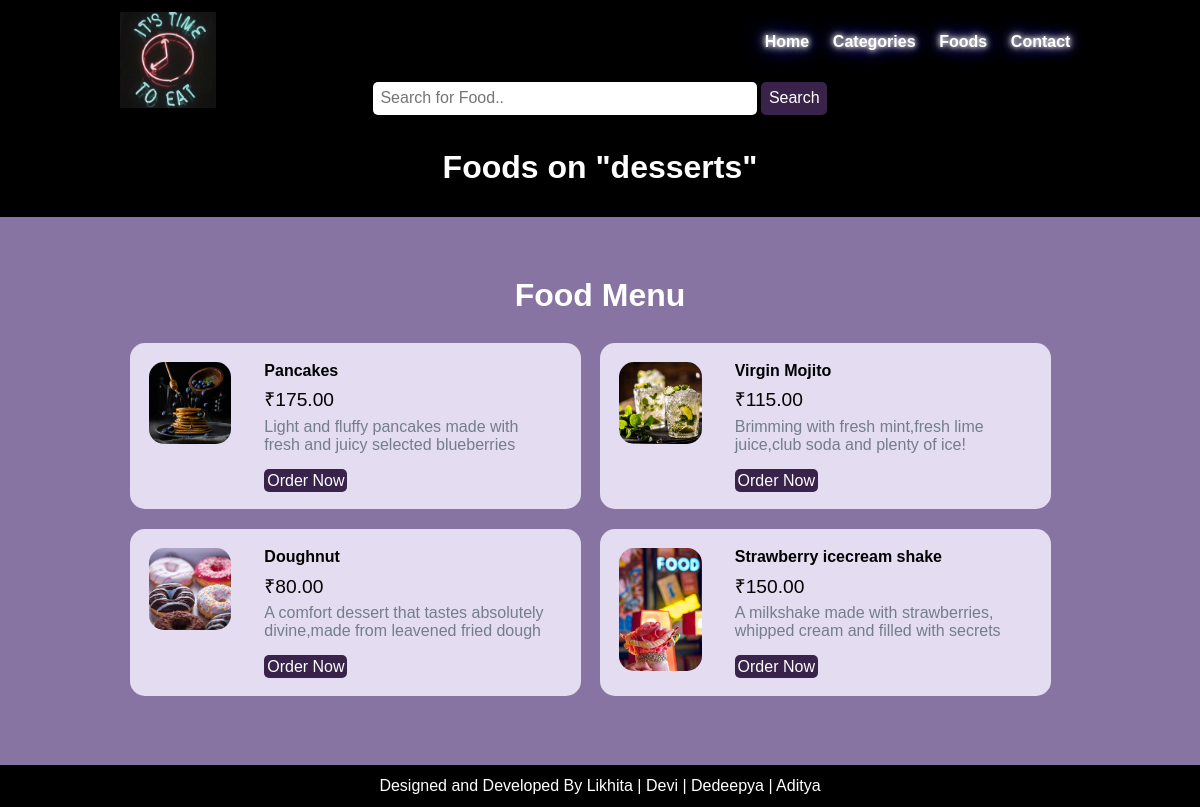
Screenshot of /category-foods.php?category_id=16 with the database file from the repository.
### tables this page shows
CREATE TABLE `category` (
  `id` int(10) UNSIGNED NOT NULL,
  `title` varchar(100) NOT NULL,
  `image_name` varchar(200) NOT NULL,
  `featured` varchar(10) NOT NULL,
  `active` varchar(10) NOT NULL
);

CREATE TABLE `food` (
  `id` int(10) UNSIGNED NOT NULL,
  `title` varchar(150) NOT NULL,
  `description` text NOT NULL,
  `price` decimal(10,2) NOT NULL,
  `image_name` varchar(255) NOT NULL,
  `category_id` int(10) UNSIGNED NOT NULL,
  `featured` varchar(10) NOT NULL,
  `active` varchar(10) NOT NULL
);

### category-foods.php (the view, shortened to what this page needs)
<?php include('partials-front/menu.php') ?>
    <?php
        if(isset($_GET['category_id']))
        {
            $category_id = $_GET['category_id'];
            $sql = "SELECT title FROM category WHERE id=$category_id";
            $res = mysqli_query($conn, $sql);
            $row = mysqli_fetch_assoc($res);
            $category_title = $row['title'];
        }
        else
        {
             header ('location:'.SITEURL);
        }
    ?>
    <section class="food-search text-center">
        <div class="container">
            <h2>Foods on <a href="#" class="text-white">"<?php echo $category_title; ?>"</a></h2>
        </div>
    </section>
    <section class="food-menu">
        <div class="container">
            <h2 class="text-center">Food Menu</h2>
            <?php
                $sql2 = "SELECT * FROM food WHERE category_id = $category_id";
                $res2 = mysqli_query($conn, $sql2);
                $count2 = mysqli_num_rows($res2);
                if($count2>0){
                    while($row2=mysqli_fetch_assoc($res2)){
                        $id = $row2['id'];
                        $title = $row2['title'];
                        $price = $row2['price'];
                        $description = $row2['description'];
                        $image_name = $row2['image_name'];
                     ?>
                            <div class="food-menu-box">
                        <div class="food-menu-img">
                        <?php
                            if($image_name==""){
                                echo "<div class='error'>Image not available.</div>";
                            }
                            else{
                                ?>
                                 <img src="<?php echo SITEURL; ?>images/food/<?php echo $image_name; ?>" alt="Dark Chocolate Icecream" class="img-responsive img-curve">
                                <?php
                            }
                            ?>
                       </div>
                        <div class="food-menu-desc">
                            <h4><?php echo $title; ?></h4>
                            <p class="food-price">₹<?php echo $price; ?></p>
                            <p class="food-detail">
                                 <?php echo $description; ?>
                            </p>
                            <br>
                            <a href="<?php echo SITEURL;?>order.php?food_id=<?php echo $id; ?>" class="btn btn-primary">Order Now</a>
                        </div>
                    </div>
                     <?php
                    }
                }
                else{
                      echo "<div class='error'>Food not available.</div>";
                }
                ?>
        </div>
    </section>
    <?php include('partials-front/footer.php'); ?>

### css/style.css (style rules this page uses)
* { margin: 0 0; padding: 0 0; font-family: Arial, Helvetica, sans-serif; }
.container { width: 80%; margin: 0 auto; padding: 1%; }
.img-responsive { width: 100%; }
.img-curve { border-radius: 15px; }
.text-center { text-align: center; }
.text-white { color: white; }
a { color: white; text-decoration: none; }
.btn { padding: 1%; border: none; font-size: 1rem; border-radius: 5px; }
.btn-primary { background-color: #39234a; color: white; cursor: pointer; }
h2 { color: white; font-size: 2rem; margin-bottom: 2%; }
.food-search { background-color: #000000; background-size: cover; background-repeat: no-repeat; background-position: center; }
.food-menu { background-color:#8874a3 ; padding: 4% 0; }
.food-menu-box { width: 43%; margin: 1%; padding: 2%; float: left; background-color: #e4dcf1; border-radius: 15px; }
.food-menu-img { width: 20%; float: left; }
.food-menu-desc { width: 70%; float: left; margin-left: 8%; }
.food-price { font-size: 1.2rem; margin: 2% 0; }
.food-detail { font-size: 1rem; color: #747d8c; }

### rows the page displays
category: title "desserts"
food: image_name (picture), title "Pancakes", price "175.00", description "Light and fluffy pancakes made with fresh and juicy selected blueberries"
food: image_name (picture), title "Virgin Mojito", price "115.00", description "Brimming with fresh mint,fresh lime juice,club soda and plenty of ice!"
food: image_name (picture), title "Doughnut", price "80.00", description "A comfort dessert that tastes absolutely divine,made from leavened fried dough"
food: image_name (picture), title "Strawberry icecream shake", price "150.00", description "A milkshake made with strawberries, whipped cream and filled with secrets"
